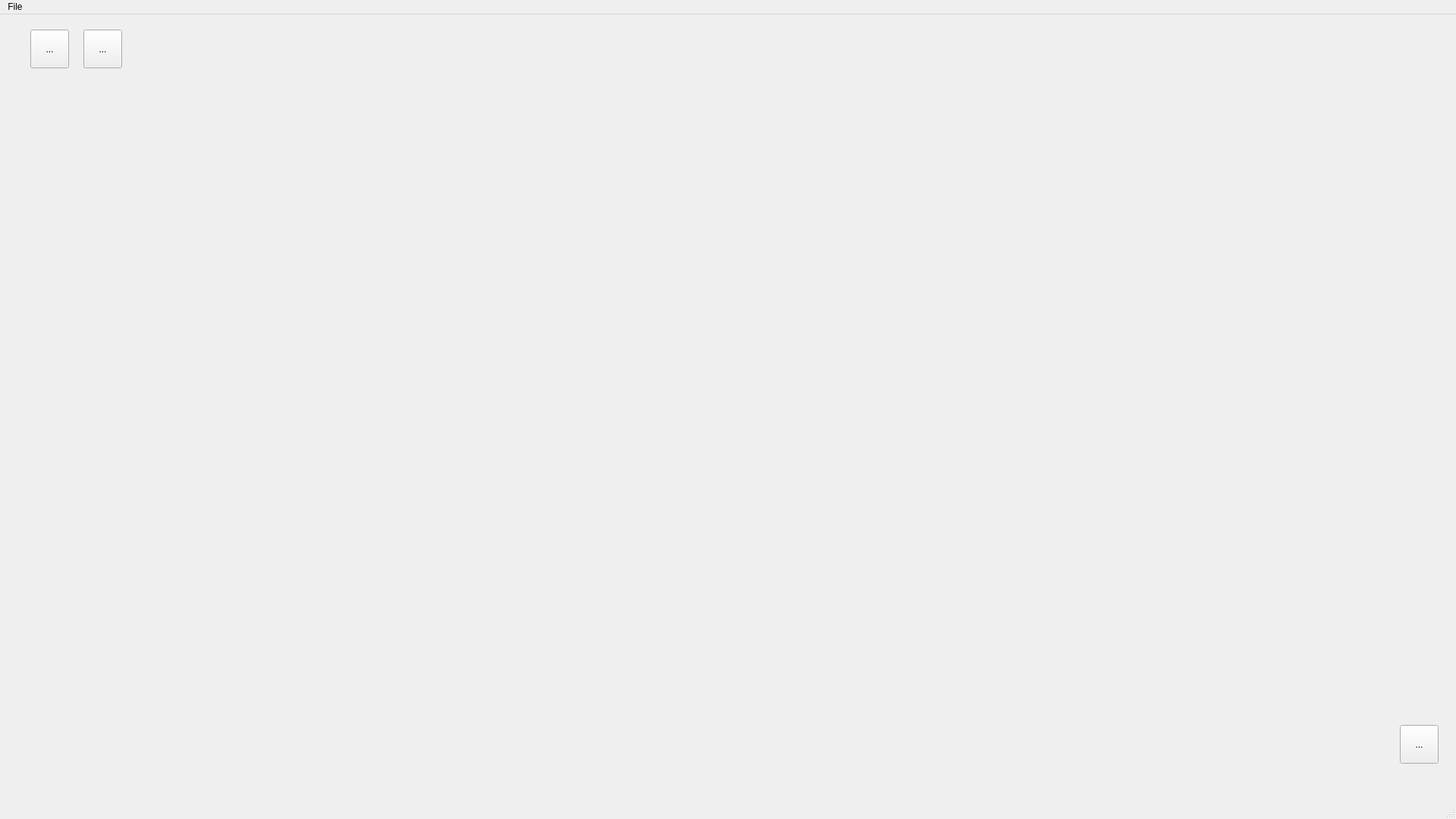
<?xml version="1.0" encoding="UTF-8"?>
<ui version="4.0">
 <class>MainWindow</class>
 <widget class="QMainWindow" name="MainWindow">
  <property name="geometry">
   <rect>
    <x>0</x>
    <y>0</y>
    <width>1920</width>
    <height>1080</height>
   </rect>
  </property>
  <property name="minimumSize">
   <size>
    <width>800</width>
    <height>800</height>
   </size>
  </property>
  <property name="maximumSize">
   <size>
    <width>1920</width>
    <height>1080</height>
   </size>
  </property>
  <property name="windowTitle">
   <string>MainWindow</string>
  </property>
  <property name="iconSize">
   <size>
    <width>50</width>
    <height>50</height>
   </size>
  </property>
  <widget class="QWidget" name="centralwidget">
   <widget class="QWidget" name="widgetAssetView" native="true">
    <property name="geometry">
     <rect>
      <x>10</x>
      <y>10</y>
      <width>1891</width>
      <height>981</height>
     </rect>
    </property>
    <widget class="QToolButton" name="toolButton_3">
     <property name="geometry">
      <rect>
       <x>1836</x>
       <y>927</y>
       <width>51</width>
       <height>51</height>
      </rect>
     </property>
     <property name="whatsThis">
      <string extracomment="Socials">Socials</string>
     </property>
     <property name="text">
      <string>...</string>
     </property>
     <property name="icon">
      <iconset>
       <normaloff>smile.png</normaloff>smile.png</iconset>
     </property>
     <property name="iconSize">
      <size>
       <width>50</width>
       <height>50</height>
      </size>
     </property>
    </widget>
   </widget>
   <widget class="QToolButton" name="toolButton">
    <property name="geometry">
     <rect>
      <x>40</x>
      <y>20</y>
      <width>51</width>
      <height>51</height>
     </rect>
    </property>
    <property name="maximumSize">
     <size>
      <width>51</width>
      <height>51</height>
     </size>
    </property>
    <property name="text">
     <string>...</string>
    </property>
    <property name="icon">
     <iconset resource="icons.qrc">
      <normaloff>:/buttons/openicon.png</normaloff>:/buttons/openicon.png</iconset>
    </property>
    <property name="iconSize">
     <size>
      <width>50</width>
      <height>50</height>
     </size>
    </property>
   </widget>
   <widget class="QToolButton" name="toolButton_2">
    <property name="geometry">
     <rect>
      <x>110</x>
      <y>20</y>
      <width>51</width>
      <height>51</height>
     </rect>
    </property>
    <property name="maximumSize">
     <size>
      <width>51</width>
      <height>51</height>
     </size>
    </property>
    <property name="text">
     <string>...</string>
    </property>
    <property name="icon">
     <iconset resource="icons.qrc">
      <normaloff>:/buttons/exporticon.png</normaloff>:/buttons/exporticon.png</iconset>
    </property>
    <property name="iconSize">
     <size>
      <width>50</width>
      <height>50</height>
     </size>
    </property>
   </widget>
  </widget>
  <widget class="QMenuBar" name="menubar">
   <property name="geometry">
    <rect>
     <x>0</x>
     <y>0</y>
     <width>1920</width>
     <height>38</height>
    </rect>
   </property>
   <widget class="QMenu" name="menuFile">
    <property name="title">
     <string>File</string>
    </property>
    <addaction name="actionOpen"/>
    <addaction name="actionExtract"/>
    <addaction name="actionConvert"/>
    <addaction name="separator"/>
    <addaction name="separator"/>
    <addaction name="actionExit"/>
   </widget>
   <addaction name="menuFile"/>
  </widget>
  <widget class="QStatusBar" name="statusbar"/>
  <action name="actionOpen">
   <property name="text">
    <string>Open</string>
   </property>
  </action>
  <action name="actionExtract">
   <property name="text">
    <string>Extract</string>
   </property>
  </action>
  <action name="actionConvert">
   <property name="text">
    <string>Convert</string>
   </property>
  </action>
  <action name="actionExit">
   <property name="text">
    <string>Exit</string>
   </property>
  </action>
 </widget>
 <resources>
  <include location="icons.qrc"/>
 </resources>
 <connections/>
</ui>
